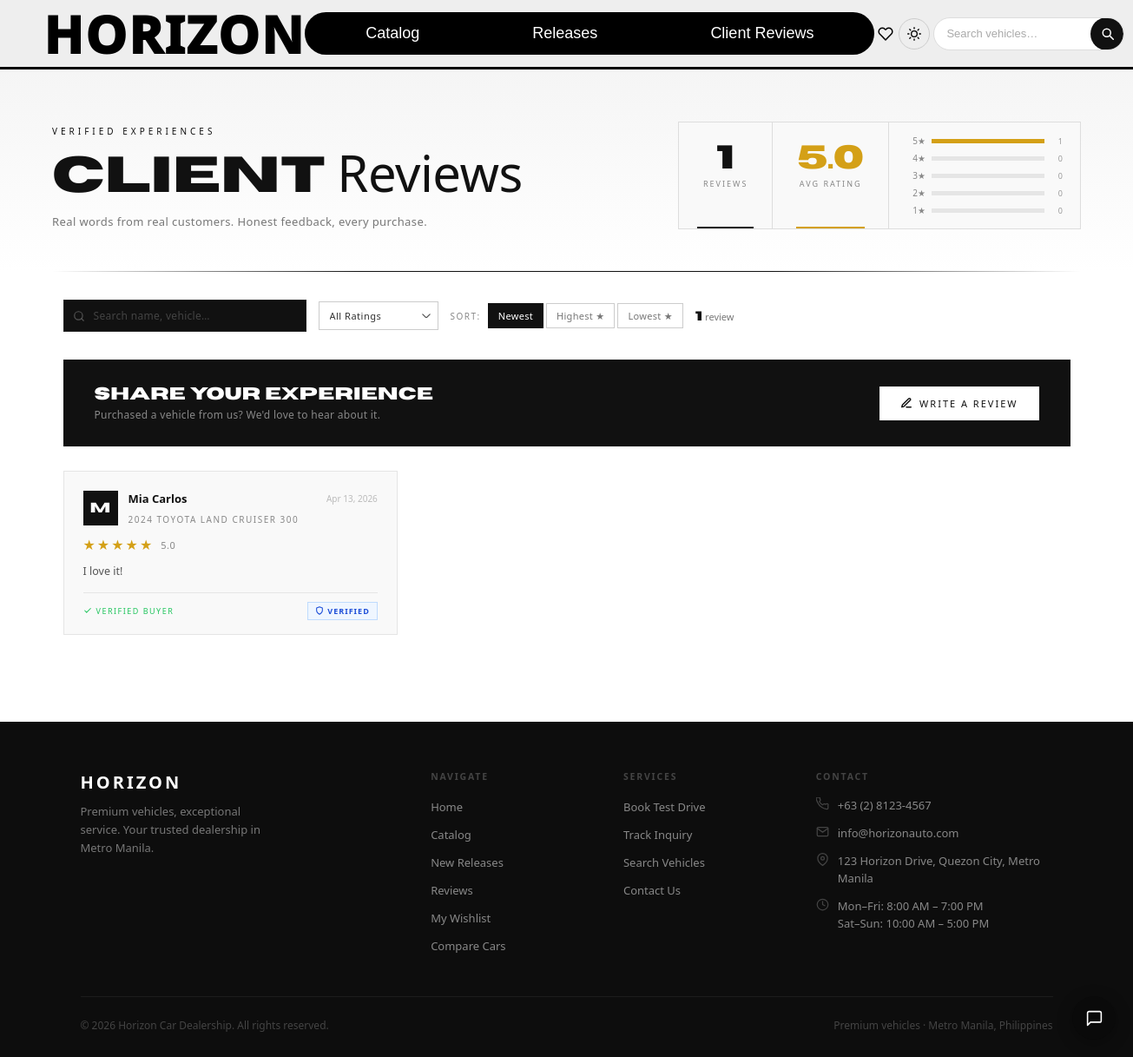
The app's page /client-releases/ with its own data.
### horizon/models.py (models this page shows, shortened)
class CustomerReview(models.Model):
    RATING_CHOICES = [(i, str(i)) for i in range(1, 6)]
    customer_name     = models.CharField(max_length=100)
    vehicle_purchased = models.CharField(max_length=150)
    car               = models.ForeignKey('Car', null=True, blank=True, on_delete=models.SET_NULL, related_name='reviews')
    rating            = models.IntegerField(choices=RATING_CHOICES, default=5)
    review_text       = models.TextField()
    photo             = models.ImageField(upload_to='reviews/', null=True, blank=True)
    date_submitted    = models.DateTimeField(auto_now_add=True)
    is_approved       = models.BooleanField(default=False)
    is_verified       = models.BooleanField(default=False)
    class Meta:
        ordering = ['-date_submitted']

class DealershipSettings(models.Model):
    dealership_name  = models.CharField(max_length=120, default='Horizon Car Dealership')
    phone            = models.CharField(max_length=40,  default='+63 (2) 8123-4567')
    email            = models.EmailField(default='info@horizonauto.com')
    address          = models.CharField(max_length=200, default='123 Horizon Drive, Quezon City, Metro Manila')
    weekday_hours    = models.CharField(max_length=60,  default='8:00 AM – 7:00 PM')
    weekend_hours    = models.CharField(max_length=60,  default='10:00 AM – 5:00 PM')
    facebook_url     = models.URLField(blank=True, default='')
    instagram_url    = models.URLField(blank=True, default='')
    telegram_url     = models.URLField(blank=True, default='')
    tagline          = models.CharField(max_length=200, blank=True, default='')
    brand_name       = models.CharField(max_length=40, default='HORIZON',
                           help_text='Short name shown in the navbar (e.g. HORIZON)')
    chat_avatar_letter = models.CharField(max_length=2, default='H',
                           help_text='1-2 letter initial shown in the chat widget avatar')
    footer_tagline   = models.CharField(max_length=200, blank=True,
                           default='Premium vehicles, exceptional service. Your trusted dealership in Metro Manila.',
                           help_text='Short description shown under the brand name in the footer')
    footer_copyright = models.CharField(max_length=200, blank=True, default='',
                           help_text='Custom copyright line. Leave blank to auto-generate from dealership name.')
    footer_show_nav      = models.BooleanField(default=True, help_text='Show the Navigate links column')
    footer_show_services = models.BooleanField(default=True, help_text='Show the Services links column')
    footer_show_contact  = models.BooleanField(default=True, help_text='Show the Contact details column')
    footer_show_socials  = models.BooleanField(default=True, help_text='Show social media icon links')
    class Meta:
        verbose_name = verbose_name_plural = 'Dealership Settings'
    @classmethod
    def get(cls):
        obj, _ = cls.objects.get_or_create(pk=1)
        return obj

### horizon/views.py (the view)
# urls.py: path('client-releases/',              views.client_releases, name='client_releases'),
def client_releases(request):
    reviews = CustomerReview.objects.filter(is_approved=True)
    rating_filter = request.GET.get('rating', 'all')
    if rating_filter != 'all':
        try:
            reviews = reviews.filter(rating=int(rating_filter))
        except ValueError:
            pass
    all_reviews = CustomerReview.objects.filter(is_approved=True)
    total = all_reviews.count()
    avg_rating = 0
    if total:
        avg_rating = sum(r.rating for r in all_reviews) / total
    rating_counts = {}
    for i in range(1, 6):
        rating_counts[i] = all_reviews.filter(rating=i).count()
    cars = Car.objects.filter(status="sold").order_by('brand__name', 'model')
    return render(request, 'horizon/client_releases.html', {
        'reviews': reviews,
        'total': total,
        'avg_rating': round(avg_rating, 1),
        'rating_counts': rating_counts,
        'selected_rating': rating_filter,
        'cars': cars,
        'review_submitted': request.GET.get('submitted') == '1',
        'review_error': request.GET.get('error', ''),
    })

### horizon/templates/horizon/client_releases.html (shortened to what this page needs)
{% extends 'horizon/base.html' %}
{% load static %}
{% load horizon_tags %}
{% block content %}
<div class="cr-wrap">
  <header class="cr-hero">
    <div class="cr-hero-inner">
      <div class="cr-hero-text">
        <span class="cr-eyebrow">Verified Experiences</span>
        <h1 class="cr-title">Client <span class="cr-title-accent">Reviews</span></h1>
        <p class="cr-subtitle">Real words from real customers. Honest feedback, every purchase.</p>
      </div>
      <div class="cr-stats">
        <div class="cr-stat">
          <span class="cr-stat-num">{{ total }}</span>
          <span class="cr-stat-label">Reviews</span>
          <span class="cr-stat-bar"></span>
        </div>
        <div class="cr-stat">
          <span class="cr-stat-num cr-stat-gold">{{ avg_rating }}</span>
          <span class="cr-stat-label">Avg Rating</span>
          <span class="cr-stat-bar cr-bar-gold"></span>
        </div>
        <div class="cr-stat cr-stat--breakdown">
          {% for star in "54321" %}
          <div class="cr-mini-bar-row">
            <span class="cr-mini-star">{{ star }}★</span>
            <div class="cr-mini-track">
              <div class="cr-mini-fill" style="width:{% if total %}{% widthratio rating_counts|get_item:star total 100 %}{% else %}0{% endif %}%"></div>
            </div>
            <span class="cr-mini-count">{{ rating_counts|get_item:star }}</span>
          </div>
          {% endfor %}
        </div>
      </div>
    </div>
    <div class="cr-hero-line"></div>
  </header>
  <div class="cr-toolbar">
    <div class="cr-search-wrap">
      <input class="cr-search" id="crSearch" type="text" placeholder="Search name, vehicle…" autocomplete="off">
    </div>
    <form method="get" id="crFilterForm" class="cr-filters">
      <div class="cr-sel-wrap">
        <select name="rating" class="cr-sel" onchange="this.form.submit()">
          <option value="all" {% if selected_rating == 'all' %}selected{% endif %}>All Ratings</option>
        </select>
      </div>
    </form>
    <div class="cr-sort-wrap">
      <span class="cr-sort-label">Sort:</span>
      <div class="cr-sort-btns">
        <button class="cr-sort-btn active" data-sort="newest">Newest</button>
        <button class="cr-sort-btn" data-sort="highest">Highest ★</button>
        <button class="cr-sort-btn" data-sort="lowest">Lowest ★</button>
      </div>
    </div>
    <div class="cr-result-count"><span id="crCount">{{ reviews|length }}</span> review{{ reviews|length|pluralize }}</div>
  </div>
  <div class="cr-write-wrap">
    <div class="cr-write-inner">
      <div class="cr-write-text">
        <h2 class="cr-write-title">Share Your Experience</h2>
        <p class="cr-write-sub">Purchased a vehicle from us? We'd love to hear about it.</p>
      </div>
      <button class="cr-write-btn" id="crWriteToggle" onclick="crToggleForm()">
        <svg width="14" height="14" viewBox="0 0 24 24" fill="none" stroke="currentColor" stroke-width="2.5" stroke-linecap="round" stroke-linejoin="round"><path d="M12 20h9"/><path d="M16.5 3.5a2.121 2.121 0 013 3L7 19l-4 1 1-4L16.5 3.5z"/></svg>
        Write a Review
      </button>
    </div>
  </div>
  <div class="cr-grid" id="crGrid">
    {% for review in reviews %}
    <article class="cr-card"
             data-name="{{ review.customer_name|lower }} {{ review.vehicle_purchased|lower }}"
             data-rating="{{ review.rating }}"
             data-date="{{ review.date_submitted|date:'U' }}"
             style="animation-delay:{{ forloop.counter0 }}0ms">
      <div class="cr-card-head">
        {% if review.photo %}
        <img class="cr-avatar cr-avatar--photo" src="{{ review.photo.url }}" alt="{{ review.customer_name }}">
        {% else %}
        <div class="cr-avatar">{{ review.customer_name|slice:":1"|upper }}</div>
        {% endif %}
        <div class="cr-card-meta">
          <p class="cr-card-name">{{ review.customer_name }}</p>
          {% if review.car %}
          <a class="cr-card-vehicle cr-card-vehicle--link" href="{% url 'vehicle_detail' review.car.pk %}">{{ review.vehicle_purchased }}</a>
          {% else %}
          <p class="cr-card-vehicle">{{ review.vehicle_purchased }}</p>
          {% endif %}
        </div>
        <div class="cr-card-date">{{ review.date_submitted|date:"M d, Y" }}</div>
      </div>
      <div class="cr-stars">
        {% for i in "12345" %}
          {% if forloop.counter <= review.rating %}
            <span class="cr-star cr-star--filled">★</span>
          {% else %}
            <span class="cr-star cr-star--empty">★</span>
          {% endif %}
        {% endfor %}
        <span class="cr-rating-num">{{ review.rating }}.0</span>
      </div>
      <p class="cr-card-text">{{ review.review_text }}</p>
      <div class="cr-card-foot">
        <span class="cr-verified">
          <svg width="10" height="10" viewBox="0 0 24 24" fill="none" stroke="currentColor" stroke-width="2.5" stroke-linecap="round" stroke-linejoin="round"><polyline points="20 6 9 17 4 12"/></svg>
          {% if review.is_verified %}Verified Buyer{% else %}Verified Purchase{% endif %}
        </span>
        {% if review.is_verified %}
        <span class="cr-verified-badge">
          <svg width="10" height="10" viewBox="0 0 24 24" fill="none" stroke="currentColor" stroke-width="2.5" stroke-linecap="round" stroke-linejoin="round"><path d="M12 22s8-4 8-10V5l-8-3-8 3v7c0 6 8 10 8 10z"/></svg>
          Verified
        </span>
        {% endif %}
      </div>
    </article>
    {% endfor %}
  </div>
</div>
{% endblock %}

### horizon/templates/horizon/base.html (shortened to what this page needs)
{% load static %}
<!DOCTYPE html>
<html lang="en">
<head>
  <link rel="stylesheet" href="{% static 'css/stylesheet.css' %}">
  <link rel="stylesheet" href="{% static 'css/dark.css' %}">
</head>
<body>
<header class="navbar">
  <div class="logo"><a href="{% url 'home' %}">{{ dealership_settings.brand_name }}</a></div>
  <nav class="nav-center" id="navMenu">
    <a href="{% url 'catalog' %}">Catalog</a>
    <a href="{% url 'releases' %}">Releases</a>
    <a href="{% url 'client_releases' %}">Client Reviews</a>
  </nav>
  <a href="{% url 'wishlist' %}" class="nav-wl-link" title="My Wishlist" aria-label="Wishlist">
    <svg width="18" height="18" viewBox="0 0 24 24" fill="none" stroke="currentColor" stroke-width="2" stroke-linecap="round" stroke-linejoin="round"><path d="M20.84 4.61a5.5 5.5 0 0 0-7.78 0L12 5.67l-1.06-1.06a5.5 5.5 0 0 0-7.78 7.78l1.06 1.06L12 21.23l7.78-7.78 1.06-1.06a5.5 5.5 0 0 0 0-7.78z"/></svg>
  </a>
  <button class="dm-toggle" id="dmToggle" onclick="dmToggle()" title="Toggle dark mode" aria-label="Toggle dark mode">
  </button>
  <div class="nav-search-wrap" id="navSearchWrap">
    <form class="nav-search" action="{% url 'search' %}" method="get" role="search" onsubmit="navAcClose()">
      <input class="nav-search-input" id="navSearchInput" type="search" name="q" placeholder="Search vehicles…"
             value="{{ request.GET.q|default:'' }}" autocomplete="off" aria-label="Search vehicles"
             oninput="navAcInput(this.value)" onkeydown="navAcKey(event)" onfocus="navAcInput(this.value)">
      <button class="nav-search-btn" type="submit" aria-label="Submit search">
        <svg width="15" height="15" viewBox="0 0 20 20" fill="none" stroke="currentColor"
             stroke-width="2" stroke-linecap="round"><circle cx="9" cy="9" r="6"/><line x1="14.5" y1="14.5" x2="19" y2="19"/></svg>
      </button>
    </form>
  </div>
</header>
{% block content %}{% endblock %}
<footer class="site-footer">
  <div class="ft-inner">
    <div class="ft-grid">
      <div class="ft-col ft-col-brand">
        <p class="ft-brand-name">{{ dealership_settings.brand_name }}</p>
        {% if dealership_settings.footer_tagline %}
        <p class="ft-tagline">{{ dealership_settings.footer_tagline }}</p>
        {% endif %}
      </div>
      {% if dealership_settings.footer_show_nav %}
      <div class="ft-col">
        <p class="ft-col-title">Navigate</p>
        <ul class="ft-links">
          <li><a href="{% url 'home' %}">Home</a></li>
          <li><a href="{% url 'catalog' %}">Catalog</a></li>
          <li><a href="{% url 'releases' %}">New Releases</a></li>
          <li><a href="{% url 'client_releases' %}">Reviews</a></li>
          <li><a href="{% url 'wishlist' %}">My Wishlist</a></li>
          <li><a href="{% url 'compare' %}">Compare Cars</a></li>
        </ul>
      </div>
      {% endif %}
      {% if dealership_settings.footer_show_services %}
      <div class="ft-col">
        <p class="ft-col-title">Services</p>
        <ul class="ft-links">
          <li><a href="{% url 'vehicle_detail' pk=1 %}" onclick="event.preventDefault();document.querySelector('.float-chat-btn')&&document.querySelector('.float-chat-btn').click()">Book Test Drive</a></li>
          <li><a href="{% url 'ticket_lookup' %}">Track Inquiry</a></li>
          <li><a href="{% url 'search' %}">Search Vehicles</a></li>
          <li><a href="{% url 'home' %}#contact">Contact Us</a></li>
        </ul>
      </div>
      {% endif %}
      {% if dealership_settings.footer_show_contact %}
      <div class="ft-col ft-col-contact">
        <p class="ft-col-title">Contact</p>
        {% if dealership_settings.phone %}
        <div class="ft-contact-item">
          <span>{{ dealership_settings.phone }}</span>
        </div>
        {% endif %}
        {% if dealership_settings.email %}
        <div class="ft-contact-item">
          <svg class="ft-ci" viewBox="0 0 24 24" fill="none" stroke="currentColor" stroke-width="2" stroke-linecap="round" stroke-linejoin="round"><path d="M4 4h16c1.1 0 2 .9 2 2v12c0 1.1-.9 2-2 2H4c-1.1 0-2-.9-2-2V6c0-1.1.9-2 2-2z"/><polyline points="22,6 12,13 2,6"/></svg>
          <span>{{ dealership_settings.email }}</span>
        </div>
        {% endif %}
        {% if dealership_settings.address %}
        <div class="ft-contact-item">
          <svg class="ft-ci" viewBox="0 0 24 24" fill="none" stroke="currentColor" stroke-width="2" stroke-linecap="round" stroke-linejoin="round"><path d="M21 10c0 7-9 13-9 13s-9-6-9-13a9 9 0 0118 0z"/><circle cx="12" cy="10" r="3"/></svg>
          <span>{{ dealership_settings.address }}</span>
        </div>
        {% endif %}
        {% if dealership_settings.weekday_hours or dealership_settings.weekend_hours %}
        <div class="ft-contact-item">
          <svg class="ft-ci" viewBox="0 0 24 24" fill="none" stroke="currentColor" stroke-width="2" stroke-linecap="round" stroke-linejoin="round"><circle cx="12" cy="12" r="10"/><polyline points="12 6 12 12 16 14"/></svg>
          <span>
            {% if dealership_settings.weekday_hours %}Mon–Fri: {{ dealership_settings.weekday_hours }}<br>{% endif %}
            {% if dealership_settings.weekend_hours %}Sat–Sun: {{ dealership_settings.weekend_hours }}{% endif %}
          </span>
        </div>
        {% endif %}
      </div>
      {% endif %}
    </div>
    <div class="ft-divider"></div>
    <div class="ft-bottom">
      <p class="ft-copy">
        &copy; {% now "Y" %}
        {% if dealership_settings.footer_copyright %}
          {{ dealership_settings.footer_copyright }}
        {% else %}
          {{ dealership_settings.dealership_name }}. All rights reserved.
        {% endif %}
      </p>
      <p class="ft-bottom-right">Premium vehicles &middot; Metro Manila, Philippines</p>
    </div>
  </div>
</footer>
<button class="hb" id="hwBubble" onclick="hwToggle()" aria-label="Chat">
  <svg class="ic-c" viewBox="0 0 24 24" fill="none" stroke="currentColor" stroke-width="1.8" stroke-linecap="round" stroke-linejoin="round"><path d="M21 15a2 2 0 01-2 2H7l-4 4V5a2 2 0 012-2h14a2 2 0 012 2z"/></svg>
</button>
</body>
</html>

### records on screen
CustomerReview: customer_name "M", customer_name "Mia Carlos", vehicle_purchased "2024 TOYOTA LAND CRUISER 300", date_submitted "Apr 13, 2026", rating "5", review_text "I love it!", is_verified "VERIFIED BUYER"
DealershipSettings: brand_name "HORIZON", footer_tagline "Premium vehicles, exceptional service. Your trusted dealership in Metro Manila.", phone "+63 (2) 8123-4567", email "info@horizonauto.com", address "123 Horizon Drive, Quezon City, Metro Manila", weekday_hours "8:00 AM – 7:00 PM", weekend_hours "10:00 AM – 5:00 PM", dealership_name "Horizon Car Dealership"

### other values on screen
{{ total }} "1"
{{ avg_rating }} "5.0"
{{ star }} "5" "4" "3" "2" "1"
{{ rating_counts|get_item:star }} "1" "0" "0" "0" "0"
{{ reviews|length }} "1"
